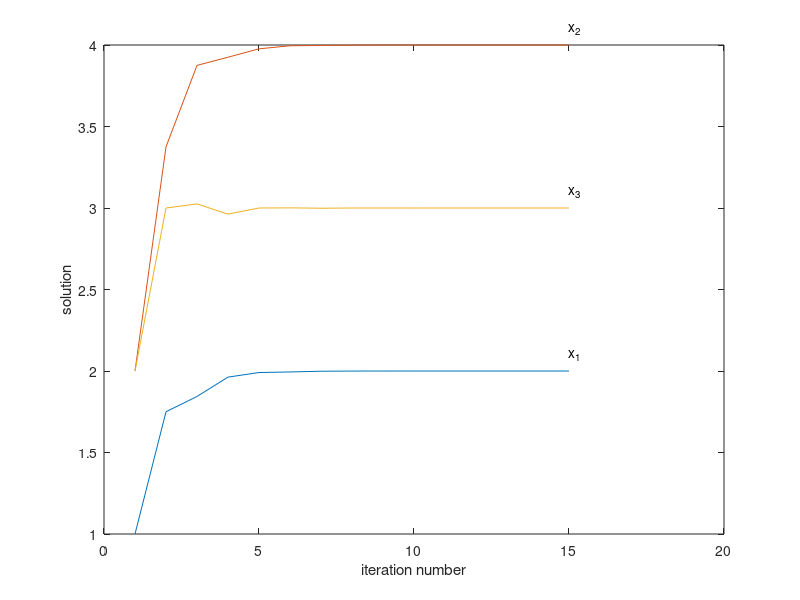

Write MATLAB code to recreate this figure.
clear all; close all; clc

% Sloving Ax = b by Jacobi iterative method
% 2020/03/31

A = [4 -1 1;4 -8 1;-2 1 5];
b = [7; -21; 15];
xsol = A\b                       % solution by mldivide as the benchmark

% Jacobi iterative method
% x_(k+1) = M*x_k + b0

M = [0 1/4 -1/4; 1/2 0 1/8; 2/5 -1/5 0];
b0 = [7/4; 21/8; 15/5];

x0 = [1; 2; 2];             % initial guess
x(:,1) = x0;                % first column of matrix x is x0

tol = 1.e-6;                % keep iteration until error converges to <= tol (tolerance)
error = 2*tol;              % initial error set to larger than tol 
iteration_num = 1;          % while needs to initialize the loop variables: error, iteration_num

while( (error > tol) && (iteration_num < 100) )
    iteration_num = iteration_num +1;          % matlab list index starting from 1
    x(:,iteration_num)= M*x(:,iteration_num-1)+ b0;
    error = norm(x(:,iteration_num)-x(:,iteration_num-1),inf);  
end

true_iteration_num = iteration_num - 1

plot(x')
xlabel('iteration number')                            % matlab list index starting from 1
ylabel('solution')                                        % so the true_iteration_num = iteration_num - 1  
text(iteration_num, 2.1,'x_1')
text(iteration_num, 4.1,'x_2')
text(iteration_num, 3.1,'x_3')

% convergence analysis
% A = D + T

D = diag(A).*eye(3);
T = A - D;
[V,eigv] = eigs(-inv(D)*T)
diag(abs(eigv))